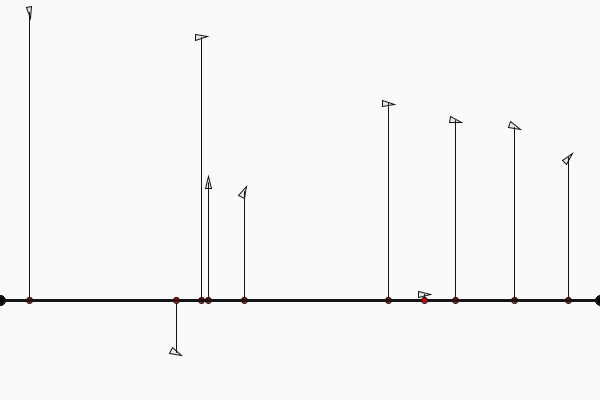
Frame 1 (no input)
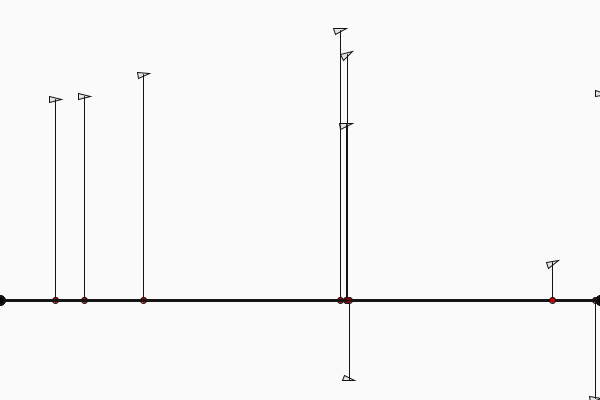
Frame 60 (the mouse pressed at the canvas centre just before this capture)
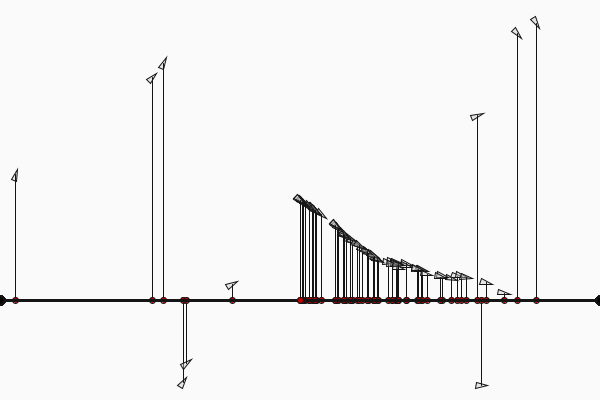
Frame 120 (the mouse held since frame 60 and released just before this capture)

The Processing sketch that drew these frames (run headless with seeded random() and noise(); from frame 60 on, the mouse is pressed at the canvas centre):

// Processing sketch: flow__field_3D_noise_scalar_projection
// ── flow__field_3D_noise_scalar_projection.pde
FlowField flowfield;
ArrayList<Vehicle> vehicle = new ArrayList<Vehicle>();
boolean dis = false;

void setup() {
  size(600, 400);
  for (int i = 0; i < 10; i++) {
    vehicle.add( new Vehicle(random(width), random(height)));
  }
  flowfield = new FlowField(20);
}

void draw() {
  background(250);

  PVector a = new PVector(0, 300);
  PVector b = new PVector(width, 300);


  flowfield.update();
  if (dis) flowfield.display();

  if (mousePressed) {
    vehicle.add(new Vehicle(mouseX, mouseY));
  }

  for (int i = 0; i < vehicle.size(); i++) {
    Vehicle v = vehicle.get(i);
    v.follow(flowfield);
    v.run();

    PVector sp = scalarProjection(v.loc, a, b);
    strokeWeight(2);
    line(a.x, a.y, b.x, b.y);
    fill(0);
    ellipse(a.x, a.y, 8, 8);
    ellipse(b.x, b.y, 8, 8);
    strokeWeight(1);
    line(v.loc.x, v.loc.y, sp.x, sp.y);
    fill(200, 0, 0);
    ellipse(sp.x, sp.y, 6, 6);
    strokeWeight(1);
  }
}

void keyPressed() {
  if (key == ' ') {
    dis = !dis;
  }

  if (key == 'r' && vehicle.size() > 0) {
    vehicle.remove(0);
  }
}

PVector scalarProjection(PVector m, PVector a, PVector b) {
  PVector ab = PVector.sub(b, a);
  PVector am = PVector.sub(m, a);

  ab.normalize();
  ab.mult(am.dot(ab));
  PVector sp = PVector.add(a, ab);
  return sp;
}

// ── flow_field.pde


class FlowField {

  PVector[][] field;
  int cols, rows;
  int resolution;
  float zoff;


  FlowField(int f) {

    resolution = f;
    zoff = 0.0;
    cols = width/resolution;
    rows = height/resolution;
    field = new PVector[cols][rows];
    init();
  }

  void run() {
    display();
    update();
  }

  void init() {
    noiseSeed((int)random(10000));
    float xoff = 0;
    for (int i = 0; i < cols; i++) {
      float yoff = 0;
      for (int j = 0; j < rows; j++) {
        float theta = map(noise(xoff, yoff), 0, 1, 0, PI/2);
        field[i][j] = new PVector(cos(theta), sin(theta));
        yoff += 0.1;
      }
      xoff += 0.1;
    }
  }

  void update() {
    float xoff = 0;
    for (int i = 0; i < cols; i++) {
      float yoff = 0;
      for (int j = 0; j < rows; j++) {
        float theta = map(noise(xoff, yoff, zoff), 0, 1, 0, TWO_PI);
        field[i][j] = PVector.fromAngle(theta);
        yoff += 0.1;
      }
      xoff += 0.1;
    }
    zoff += 0.01;
  }

  PVector lookUp(PVector loc) {
    int col = int(constrain(loc.x/resolution, 0, cols-1));
    int row = int(constrain(loc.y/resolution, 0, rows-1));
    return field[col][row].get();
  }

  void display() {
    for (int i = 0; i < cols; i++) {
      for (int j = 0; j < rows; j++) {
        drawLine(field[i][j], i*resolution, j*resolution);
      }
    }
  }

  void drawLine(PVector v, float x, float y) {
    pushMatrix();

    float angle = v.heading2D() - PI;
    translate(x, y);
    rotate(angle);

    float len = resolution;
    strokeWeight(1);
    stroke(10, 100);
    line(0, 0, len, 0);

    popMatrix();
  }
}

// ── vehicle.pde


class Vehicle {

  PVector loc;
  PVector velocity;
  PVector acc;

  float r;

  float maxSpeed;
  float maxForce;

  Vehicle(float x, float y) {
    loc = new PVector(x, y);
    velocity = new PVector(0, 0);
    acc = new PVector(0, 0);

    r = 3;

    maxSpeed = random(2, 5);
    maxForce = random(0.2, 0.5);
  }

  void run() {
    borders();
    update();
    display();
  }

  void display() {
    pushMatrix();
    stroke(20);
    fill(200, 100);

    translate(loc.x, loc.y);

    float a = velocity.heading2D() + PI/2;
    rotate(a);

    beginShape();
    vertex(0, -r*2);
    vertex(-r, r*2);
    vertex(r, r*2);
    endShape(CLOSE);

    popMatrix();
  }

  void update() {
    velocity.add(acc);
    loc.add(velocity);
    acc.mult(0);
  }

  void follow(FlowField flow) {
    PVector desire = flow.lookUp(loc);

    desire.setMag(-maxSpeed);

    PVector force = PVector.sub(desire, velocity);
    force.limit(maxForce);

    applyForce(force);
  }

  void borders() {
    if (loc.x < -r) loc.x = width+r;
    if (loc.y < -r) loc.y = height+r;
    if (loc.x > width+r) loc.x = -r;
    if (loc.y > height+r) loc.y = -r;
  }


  void applyForce(PVector force) {
    PVector f = force.get();
    acc.add(f);
  }
}
